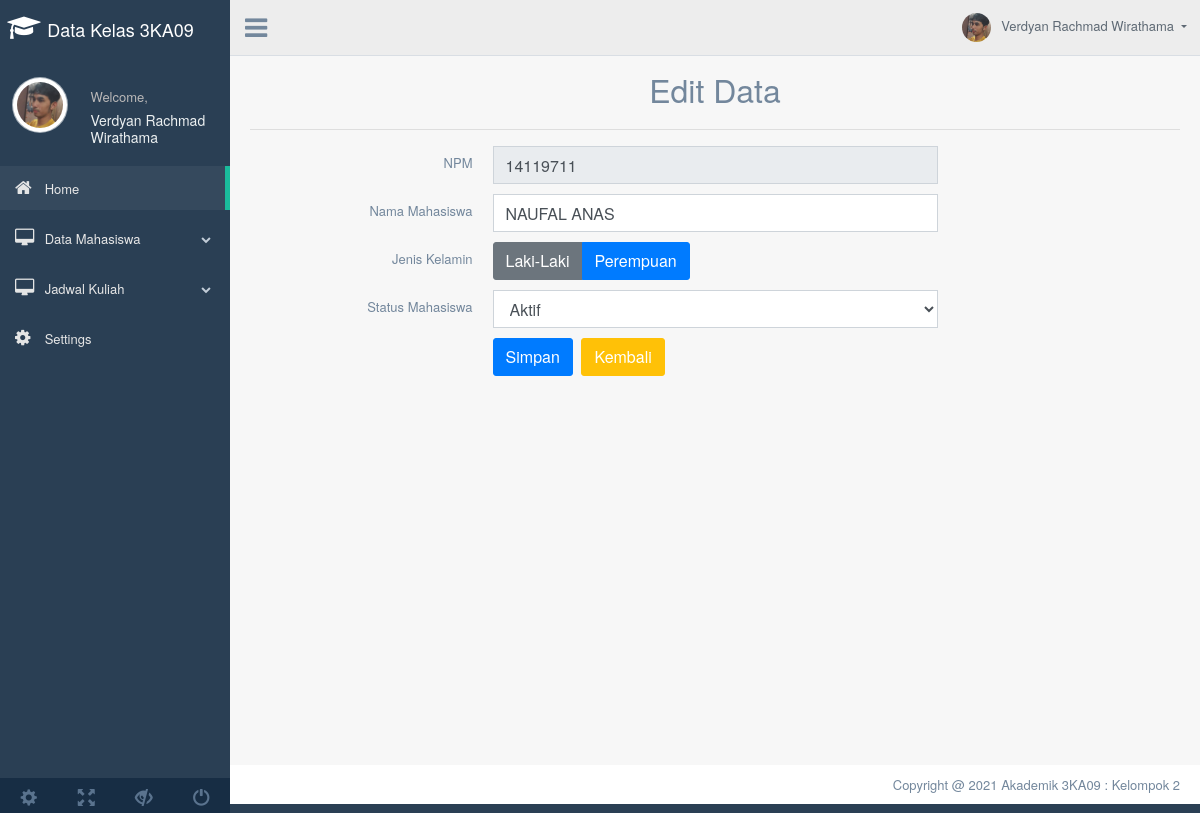
The page /index.php?page=edit_mhs&NPM=14119711 on the database its author committed.
### tables this page shows
CREATE TABLE `mahasiswa` (
  `NPM` int(10) NOT NULL,
  `Nama_Mhs` varchar(50) NOT NULL,
  `Jenis_Kelamin` varchar(50) NOT NULL,
  `Status_Aktif` varchar(50) NOT NULL
);

### edit.php (the view, shortened to what this page needs)
<?php
	include('config.php');
?>
<div class="container" style="margin-top:20px">
	<center>
		<font size="6">Edit Data</font>
	</center>
	<hr>
	<?php
	if (isset($_GET['NPM'])) {
		$NPM = $_GET['NPM'];
		$select = mysqli_query($koneksi, "SELECT * FROM mahasiswa WHERE NPM='$NPM'") or die(mysqli_error($koneksi));
		if (mysqli_num_rows($select) == 0) {
			echo '<div class="alert alert-warning">ID tidak ada dalam database.</div>';
			exit();
		} else {
			$data = mysqli_fetch_assoc($select);
		}
	}
	?>
	<form action="index.php?page=edit_mhs&NPM=<?php echo $NPM; ?>" method="post">
		<div class="item form-group">
			<label class="col-form-label col-md-3 col-sm-3 label-align">NPM</label>
			<div class="col-md-6 col-sm-6">
				<input type="text" name="NPM" class="form-control" size="4" value="<?php echo $data['NPM']; ?>" readonly required>
			</div>
		</div>
		<div class="item form-group">
			<label class="col-form-label col-md-3 col-sm-3 label-align">Nama Mahasiswa</label>
			<div class="col-md-6 col-sm-6">
				<input type="text" name="Nama_Mhs" class="form-control" value="<?php echo $data['Nama_Mhs']; ?>" required>
			</div>
		</div>
		<div class="item form-group">
			<label class="col-form-label col-md-3 col-sm-3 label-align">Jenis Kelamin</label>
			<div class="col-md-6 col-sm-6 ">
				<div class="btn-group" data-toggle="buttons">
					<label class="btn btn-secondary" data-toggle-class="btn-primary" data-toggle-passive-class="btn-default">
						<input type="radio" class="join-btn" name="Jenis_Kelamin" value="Laki-Laki" <?php if ($data['Jenis_Kelamin'] == 'Laki-Laki') {
																										echo 'checked';
																									} ?> required>Laki-Laki
					</label>
					<label class="btn btn-primary" data-toggle-class="btn-primary" data-toggle-passive-class="btn-default">
						<input type="radio" class="join-btn" name="Jenis_Kelamin" value="Perempuan" <?php if ($data['Jenis_Kelamin'] == 'Perempuan') {
																										echo 'checked';
																									} ?> required>Perempuan
					</label>
				</div>
			</div>
		</div>
		<div class="item form-group">
			<label class="col-form-label col-md-3 col-sm-3 label-align">Status Mahasiswa</label>
			<div class="col-md-6 col-sm-6">
				<select name="Status_Aktif" class="form-control" required>
					<option value="Aktif" <?php if ($data['Status_Aktif'] == 'Aktif') {
												echo 'selected';
											} ?>>Aktif</option>
				</select>
			</div>
		</div>
		<div class="item form-group">
			<div class="col-md-6 col-sm-6 offset-md-3">
				<input type="submit" name="submit" class="btn btn-primary" value="Simpan">
				<a href="index.php?page=tampil_mhs" class="btn btn-warning">Kembali</a>
			</div>
		</div>
	</form>
</div>

### rows shown on the page
mahasiswa: NPM "14119711", Nama_Mhs "NAUFAL ANAS", Status_Aktif "Aktif"
